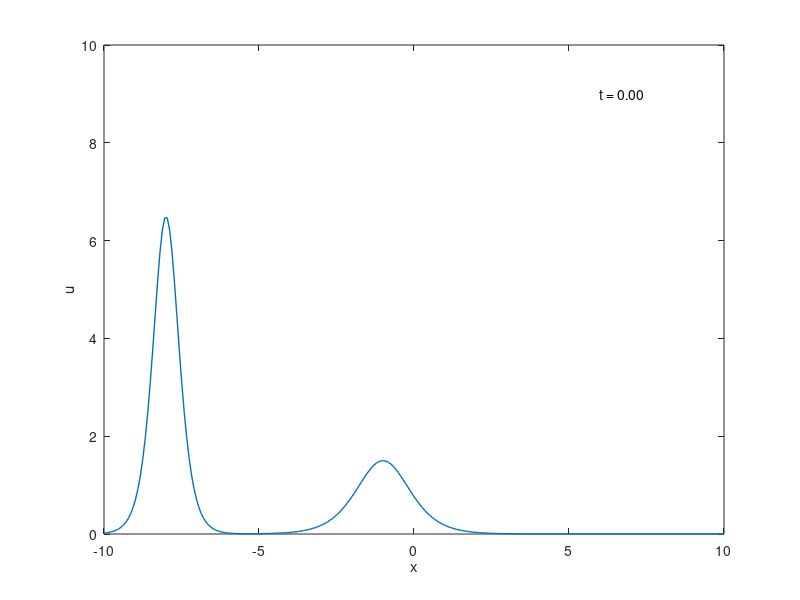

MATLAB code for this plot: (Note: this script raises an error after producing the figure.)
clc

N = 256;
x = linspace(-10,10,N);        % domain, is this ok?
tmax =  1.5;
t=0;

% Initial conditions
c1=13;
c2=3;
u = 1/2.*c1.*(sech(sqrt(c1).*(x + 8)/2)).^2 + 1/2.*c2.*(sech(sqrt(c2).*(x + 1)/2)).^2;

% Plots initial condition (we want to get a better idea of what we are dealing with)
plot(x,u,'LineWidth',1)
axis([-10 10 0 10])
xlabel('x')
ylabel('u')
text(6,9,['t = ',num2str(t,'%1.2f')],'FontSize',10)
drawnow

% Accuracy: Error = |prev_result - curr_result|(inf)
% Conditions for error calculation
orders = [2, 4, 6];
delta_t = 0.0005;
parallel = false;
fileID_errors = fopen('errors.txt','w');
fprintf(fileID_errors,'%s\t%s\t%s\n','order','delta_t', 'error');

for i=1:length(orders)
    results_1 = Approximate(u, x, N, tmax, orders(i), parallel, delta_t);
    % Error is calculated in comparisson to delta_t/2
    results_2 = Approximate(u, x, N, tmax, orders(i), parallel, delta_t/2);

    for j=1:size(results_1)
        error{j} = results_2{j*2}-results_1{j};
        %To compare step by step
        %fprintf(fileID_errors,'%d\t%f\t%f\n', orders(i), delta_t, error{j});
    end
    total_error=cellfun(@(x)norm(x,Inf), error);
    fprintf(fileID_errors,'%d\t%f\t%f\n', orders(i), delta_t, total_error);
    disp(total_error);
end

fd = fopen('errors_strang.txt', 'w');
fprintf(fd,'%s\t%s\n','delta_t', 'error');

tic
results_strang_1 = Strang(u, x, N, tmax, delta_t);
time= toc

results_strang_2 = Strang(u, x, N, tmax, delta_t/2);


for j=1: size(results_strang_1)
    error{j} = results_strang_2{j} - results_strang_1{2*j}
end

total_error=cellfun(@(x)norm(x,inf), error);

fprintf(fd, "%f\t%f\n", delta_t, total_error)